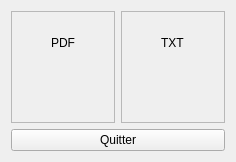
<?xml version="1.0" encoding="UTF-8"?>
<ui version="4.0">
 <class>ExportWindow</class>
 <widget class="QWidget" name="ExportWindow">
  <property name="geometry">
   <rect>
    <x>0</x>
    <y>0</y>
    <width>236</width>
    <height>162</height>
   </rect>
  </property>
  <property name="windowTitle">
   <string>Exportation</string>
  </property>
  <layout class="QVBoxLayout" name="verticalLayout">
   <item>
    <layout class="QHBoxLayout" name="horizontalLayout">
     <item>
      <widget class="QFrame" name="pdf_frame">
       <property name="frameShape">
        <enum>QFrame::StyledPanel</enum>
       </property>
       <property name="frameShadow">
        <enum>QFrame::Raised</enum>
       </property>
       <layout class="QVBoxLayout" name="verticalLayout_2">
        <item alignment="Qt::AlignHCenter">
         <widget class="QLabel" name="label">
          <property name="text">
           <string>PDF</string>
          </property>
         </widget>
        </item>
        <item alignment="Qt::AlignHCenter">
         <widget class="QLabel" name="label_2">
          <property name="text">
           <string/>
          </property>
          <property name="pixmap">
           <pixmap resource="../res/res.qrc">:/images/images/icon_pdf.png</pixmap>
          </property>
         </widget>
        </item>
       </layout>
      </widget>
     </item>
     <item>
      <widget class="QFrame" name="txt_frame">
       <property name="frameShape">
        <enum>QFrame::StyledPanel</enum>
       </property>
       <property name="frameShadow">
        <enum>QFrame::Raised</enum>
       </property>
       <layout class="QVBoxLayout" name="verticalLayout_3">
        <item alignment="Qt::AlignHCenter">
         <widget class="QLabel" name="label_3">
          <property name="text">
           <string>TXT</string>
          </property>
         </widget>
        </item>
        <item alignment="Qt::AlignHCenter">
         <widget class="QLabel" name="label_5">
          <property name="text">
           <string/>
          </property>
          <property name="pixmap">
           <pixmap resource="../res/res.qrc">:/images/images/icon_txt.png</pixmap>
          </property>
         </widget>
        </item>
       </layout>
      </widget>
     </item>
    </layout>
   </item>
   <item>
    <widget class="QPushButton" name="quit_button">
     <property name="text">
      <string>Quitter</string>
     </property>
    </widget>
   </item>
  </layout>
 </widget>
 <resources>
  <include location="../res/res.qrc"/>
 </resources>
 <connections/>
</ui>
